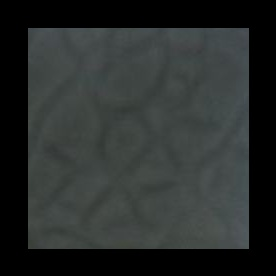
#> input picture runner/scripts/four_test/cropping/crop_001.jpg, 276 x 276 px, given as the content of the folder /home/lsy/gbx_cropping_ws/src/image_tools/raw_images, which was not available
$ python image_cropping.py
#> lines starting #> are read from the running program, lines starting #| are printed output that depends on the picture; after the words box and inside, x2 and y2 are one past the last pixel; in counts of white or black regions, pixels touching at a corner belong together; pictures that were not available may be replaced by others from this repository, and a replacement may not be noted
import cv2
import os
import numpy as np
import shutil

def auto_canny(image, sigma=0.33):
    v = np.median(image)
    lower = int(max(0, (1.0 - sigma) * v))
    upper = int(min(255, (1.0 + sigma) * v))
    return cv2.Canny(image, lower, upper)

def find_square(img_path, debug_folder=None):
    img = cv2.imread(img_path)
#> img is the input picture: shape (276, 276, 3); mean B, G, R 44.8, 45.9, 41.9
    if img is None:
        return None, None

    debug_img = img.copy()
    original_img = img.copy()

    height, width = img.shape[:2]
#> height = 276; width = 276
    min_area = (width * height) * 0.05  # 最小面积为图像面积的5%
#> min_area = 3808.8
    max_area = (width * height) * 0.95  # 最大面积为图像面积的95%
#> max_area = 72367.2

    # 多个预处理方法
    preprocessing_methods = [
        # 方法1: 基础预处理
        lambda img: cv2.cvtColor(cv2.GaussianBlur(img, (7, 7), 0), cv2.COLOR_BGR2GRAY),
        # 方法2: 增强对比度
        lambda img: cv2.equalizeHist(cv2.cvtColor(img, cv2.COLOR_BGR2GRAY)),
        # 方法3: 中值滤波
        lambda img: cv2.medianBlur(cv2.cvtColor(img, cv2.COLOR_BGR2GRAY), 5),
    ]

    # 多个阈值方法
    threshold_methods = [
        # 方法1: Otsu
        lambda img: cv2.threshold(img, 0, 255, cv2.THRESH_BINARY_INV + cv2.THRESH_OTSU)[1],
        # 方法2: 自适应阈值
        lambda img: cv2.adaptiveThreshold(img, 255, cv2.ADAPTIVE_THRESH_GAUSSIAN_C,
                                          cv2.THRESH_BINARY_INV, 11, 2),
        # 方法3: 简单阈值
        lambda img: cv2.threshold(img, 127, 255, cv2.THRESH_BINARY_INV)[1],
    ]

    best_contour = None
    max_score = 0

    for preprocess in preprocessing_methods:
        gray = preprocess(img)

        for threshold in threshold_methods:
            try:
                thresh = threshold(gray)

                # 形态学操作
                kernels = [
                    np.ones((3,3), np.uint8),
                    np.ones((5,5), np.uint8),
                    cv2.getStructuringElement(cv2.MORPH_RECT, (3,3))
                ]

                for kernel in kernels:
                    morph = cv2.morphologyEx(thresh, cv2.MORPH_CLOSE, kernel, iterations=2)
                    morph = cv2.morphologyEx(morph, cv2.MORPH_OPEN, kernel, iterations=1)

                    # 尝试不同的边缘检测参数
                    edges_list = [
                        auto_canny(morph),
                        cv2.Canny(morph, 30, 150),
                        cv2.Canny(morph, 50, 200)
                    ]

                    for edges in edges_list:
                        # 查找轮廓
                        contours, _ = cv2.findContours(edges, cv2.RETR_EXTERNAL,
                                                       cv2.CHAIN_APPROX_SIMPLE)

                        for contour in contours:
                            area = cv2.contourArea(contour)

                            # 面积过滤
                            if area < min_area or area > max_area:
                                continue

                            # 尝试不同的轮廓近似参数
                            for eps_factor in [0.01, 0.02, 0.03, 0.04, 0.05]:
                                peri = cv2.arcLength(contour, True)
                                approx = cv2.approxPolyDP(contour, eps_factor * peri, True)

                                # 接受4-6个顶点的轮廓
                                if 4 <= len(approx) <= 6:
                                    x, y, w, h = cv2.boundingRect(approx)
                                    aspect_ratio = float(w)/h

                                    # 更宽松的宽高比要求
                                    if 0.5 <= aspect_ratio <= 2.0:
                                        # 计算得分
                                        rect_area = w * h
                                        extent = float(area) / rect_area
                                        # 根据多个因素计算综合得分
                                        score = (area * extent *
                                                 (1 - abs(1 - aspect_ratio)) *
                                                 (1 + 1.0/len(approx)))

                                        if score > max_score:
                                            max_score = score
                                            best_contour = approx
            except Exception as e:
                continue
#> this loop made 3 passes
#> pass 1, in find_square, `gray = preprocess(img)`:
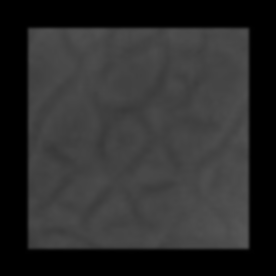
#> gray: shape (276, 276); min 0, max 86, mean 44.6
#> pass 2, in find_square, `gray = preprocess(img)`:
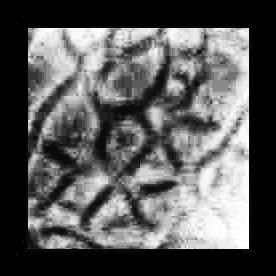
#> gray: shape (276, 276); min 0, max 255, mean 90
#> after the loop: edges: shape (276, 276); every value is 0
#> after the loop: morph: shape (276, 276); every value is 255
#> after the loop, best_contour = [[26, 24], [23, 249], [250, 252], [252, 26]]; max_score = 67089.7

    if best_contour is not None:
        # 获取边界矩形
        x, y, w, h = cv2.boundingRect(best_contour)
#> x = 23; y = 24; w = 230; h = 229

        # 扩大裁剪区域，确保不会裁掉边缘
        margin = 10
        x = max(0, x - margin)
#> x = 13
        y = max(0, y - margin)
#> y = 14
        w = min(width - x, w + 2*margin)
#> w = 250
        h = min(height - y, h + 2*margin)
#> h = 249

        # 在调试图像上画出检测到的轮廓
        cv2.drawContours(debug_img, [best_contour], -1, (0, 255, 0), 2)
        cv2.rectangle(debug_img, (x, y), (x + w, y + h), (0, 0, 255), 2)
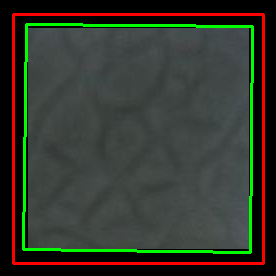
#> debug_img: shape (276, 276, 3); mean B, G, R 44.7, 54.9, 51.9

        # 裁剪图像
        cropped = original_img[y:y+h, x:x+w]
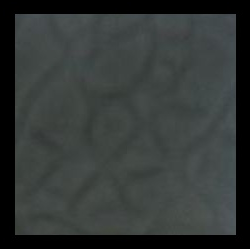
#> cropped: shape (249, 250, 3); mean B, G, R 54.8, 56.1, 51.3

        # 保存调试图像
        if debug_folder:
            base_name = os.path.splitext(os.path.basename(img_path))[0]
            debug_path = os.path.join(debug_folder, f"{base_name}_detected.jpg")
            cv2.imwrite(debug_path, debug_img)

        return cropped, debug_img

    return None, debug_img

def process_folder(input_folder, output_folder, debug_folder, undetected_folder):
    os.makedirs(output_folder, exist_ok=True)
    os.makedirs(debug_folder, exist_ok=True)
    os.makedirs(undetected_folder, exist_ok=True)

    total_images = 0
    detected_images = 0

    for filename in os.listdir(input_folder):
        if filename.endswith(('.png', '.jpg', '.jpeg')):
            total_images += 1
            img_path = os.path.join(input_folder, filename)

            print(f"处理图片: {filename}")
            cropped, debug_img = find_square(img_path, debug_folder)

            if cropped is not None:
                detected_images += 1
                output_path = os.path.join(output_folder, f"cropped_{filename}")
                cv2.imwrite(output_path, cropped)
            else:
                print(f"未检测到正方形框: {filename}")
                # 将未检测到的图片复制到undetected文件夹
                undetected_path = os.path.join(undetected_folder, filename)
                shutil.copy2(img_path, undetected_path)

    detection_rate = (detected_images / total_images) * 100 if total_images > 0 else 0
    print(f"\n检测总结:")
    print(f"总图片数: {total_images}")
    print(f"成功检测数: {detected_images}")
    print(f"检测率: {detection_rate:.2f}%")

if __name__ == "__main__":
    input_folder = "/home/lsy/gbx_cropping_ws/src/image_tools/raw_images"
    output_folder = "/home/lsy/gbx_cropping_ws/src/image_tools/cropping"
    debug_folder = "/home/lsy/gbx_cropping_ws/src/image_tools/debug"
    undetected_folder = "/home/lsy/gbx_cropping_ws/src/image_tools/undetected"

    process_folder(input_folder, output_folder, debug_folder, undetected_folder)

$ run again, on runner/scripts/four_test/cropping/reassembled_image.jpg
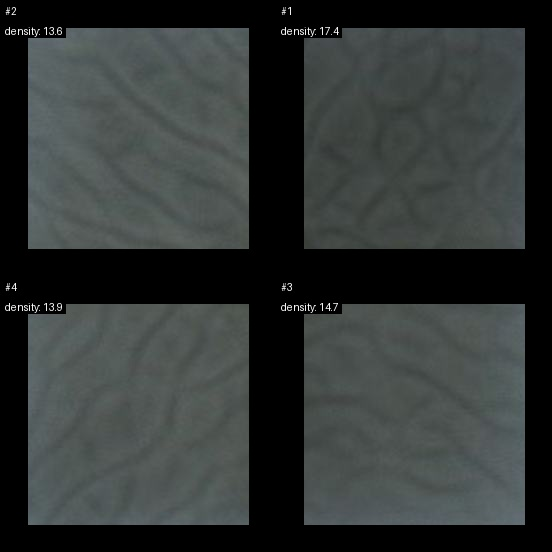
#> input picture runner/scripts/four_test/cropping/reassembled_image.jpg, 552 x 552 px, given as the content of the folder /home/lsy/gbx_cropping_ws/src/image_tools/raw_images, which was not available
#> in find_square, img is the input picture: shape (552, 552, 3); mean B, G, R 53.3, 54.2, 49.7
#> the loop in find_square, `for preprocess in preprocessing_methods:` made 3 passes
#> after the loop in find_square, `for preprocess in preprocessing_methods:`:
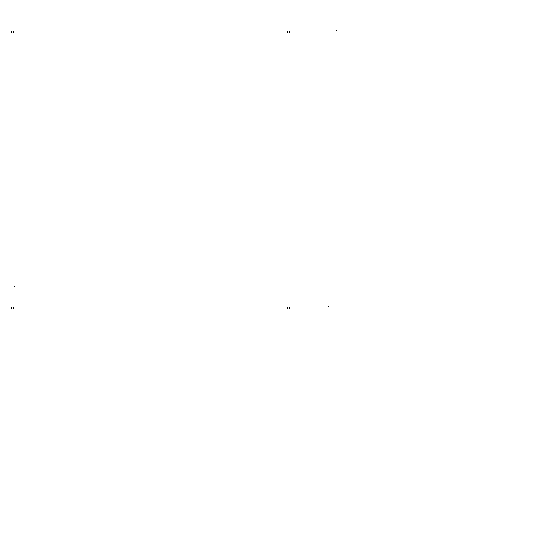
#> thresh: shape (552, 552); 100% white; black in thin lines or dots, all inside (x1, y1, x2, y2) = (11, 30, 337, 309)
#> after the loop in find_square, `for preprocess in preprocessing_methods:`: best_contour = [[28, 314], [28, 524], [248, 524], [248, 304]]; max_score = 60081.4
#> in find_square, `x, y, w, h = cv2.boundingRect(best_contour)`: x = 28; y = 304; w = 221
#> in find_square, `x = max(0, x - margin)`: x = 18
#> in find_square, `y = max(0, y - margin)`: y = 294
#> in find_square, `w = min(width - x, w + 2*margin)`: w = 241
#> in find_square, `cropped = original_img[y:y+h, x:x+w]`:
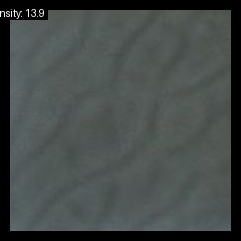
#> cropped: shape (241, 241, 3); mean B, G, R 73.5, 75, 69
